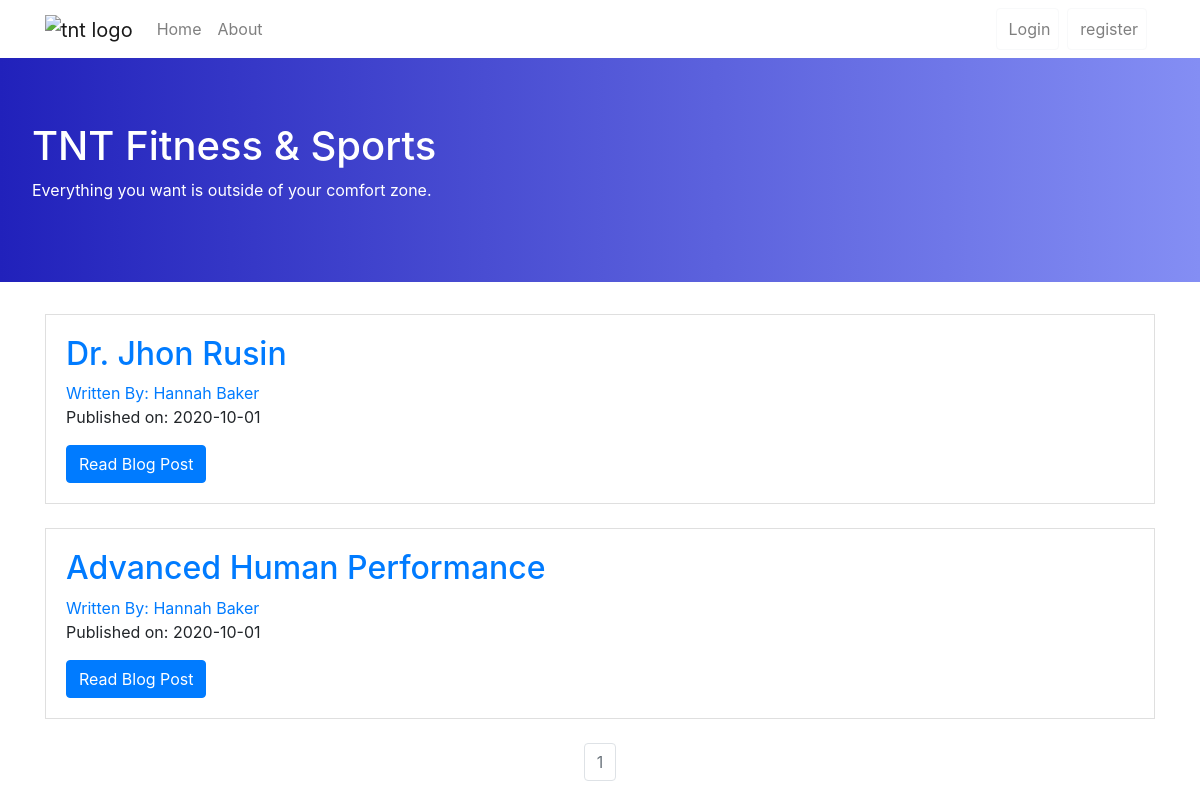
Before: / with the older database file.
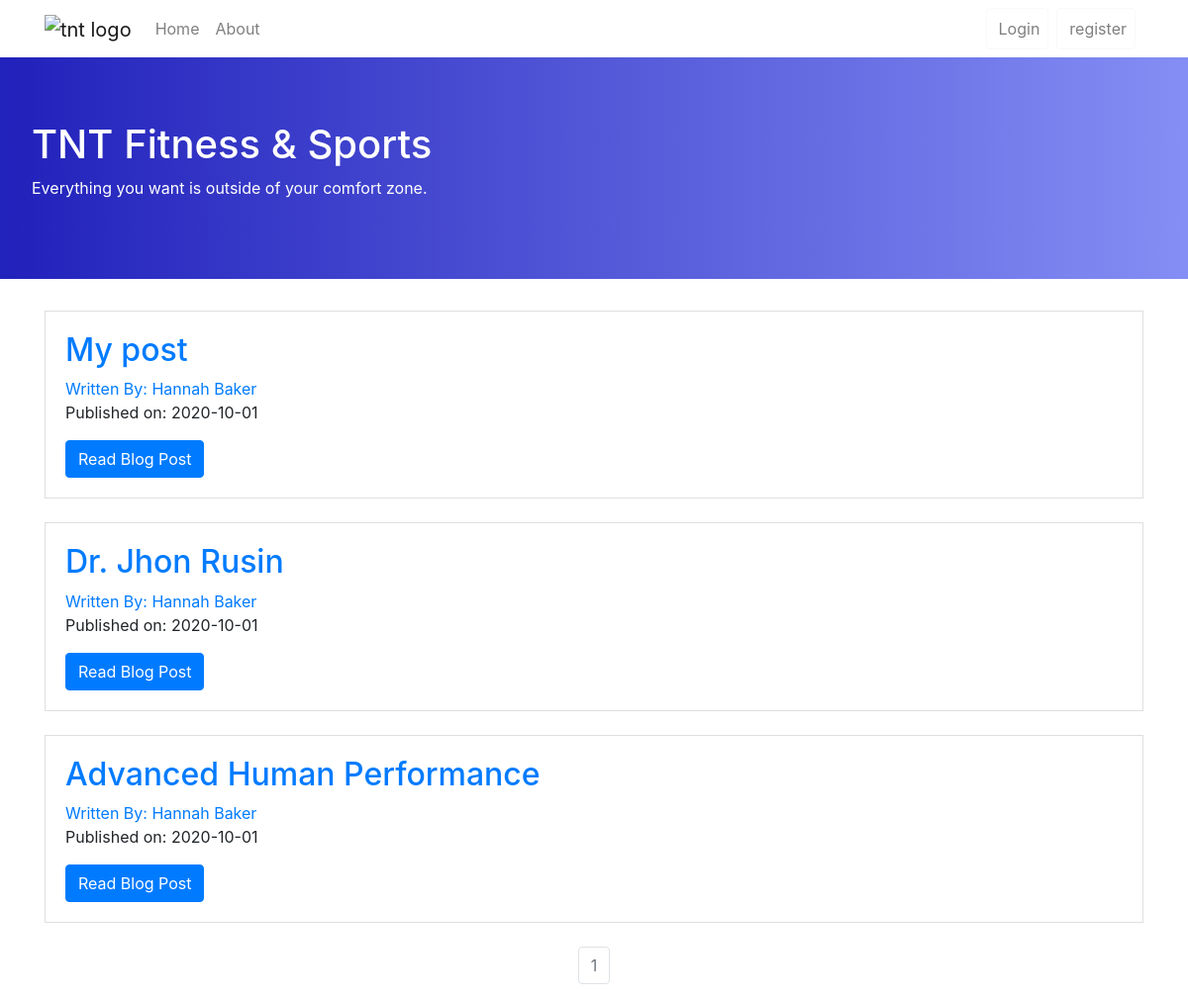
After: the same page with the newer database file.
### tntblog/models.py (models this page shows, shortened)
class BlogPost(db.Model):
    users = db.relationship(User)
    id = db.Column(db.Integer,primary_key=True)
    user_id = db.Column(db.Integer,db.ForeignKey('users.id'),nullable = False)
    date = db.Column(db.DateTime,nullable=False,default=datetime.utcnow)
    title = db.Column(db.String(144),nullable=False)
    text = db.Column(db.Text,nullable=False)

class User(db.Model,UserMixin):
    __tablename__ = 'users'
    id = db.Column(db.Integer,primary_key=True)
    profile_image = db.Column(db.String(64),nullable=False,default='default_profile.png')
    email = db.Column(db.String(64),unique=True,index=True)
    username = db.Column(db.String(64),unique=True,index=True)
    password_hash = db.Column(db.String(128))
    posts = db.relationship('BlogPost',backref='author',lazy=True)

### tntblog/core/views.py (the view)
@core.route('/')
def index():
    page = request.args.get('page',1,type=int)
    blog_posts = BlogPost.query.order_by(BlogPost.date.desc()).paginate(page=page,per_page=10)
    return render_template('index.html',blog_posts=blog_posts)

### tntblog/templates/index.html
{% extends 'base.html' %}
{% block content %}
    <div class="jumbotron" style="border-radius: 0%;background: rgb(99,99,101);
    background: linear-gradient(90deg, rgba(99,99,101,1) 0%, rgba(30,232,233,1) 0%, rgba(18,77,249,1) 0%, rgba(2,0,36,1) 0%, rgba(9,16,125,1) 0%, rgba(33,33,187,1) 0%, rgba(132,142,244,1) 100%);color: white;">
        <h1>TNT Fitness & Sports</h1>
        <p>Everything you want is outside of your comfort zone.</p>
    </div>
    <div class="container">
        {% for post in blog_posts.items %}
            <div class="card" style="border-radius: 0%;">
                <div class="card-body" >
                    <h2><a class="card-title" href="  {{ url_for('blog_posts.blog_post', blog_post_id=post.id) }}">{{ post.title }}</a></h2>
                    <a href="{{ url_for('users.user_posts', username=post.author.username) }}">Written By: {{ post.author.username }}</a>
                    <p>Published on: {{post.date.strftime('%Y-%m-%d')}}</p>
                    <a href="{{ url_for('blog_posts.blog_post', blog_post_id=post.id) }}" class="btn btn-primary">Read Blog Post</a>
                </div>
            </div>
            <br>
        {% endfor %}
    </div>
    <nav aria-label="Page navigation example">
        <ul class="pagination justify-content-center">
            {% for page_num in blog_posts.iter_pages(left_edge=1,right_edge=1,left_current=1,right_current=1)  %}
                {% if blog_posts.page == page_num %}
                    <li class="page-item disabled">
                        <a class="page-link" href="{{url_for('core.index',page=page_num)}}">{{page_num}}</a>
                    </li>
                {% else %}
                <li class="page-item ">
                    <a class="page-link" href="{{url_for('core.index',page=page_num)}}">{{page_num}}</a>
                </li>
                {% endif %}
            {% endfor %}
        </ul>
      </nav>
{% endblock  %}

Changed rows visible on the page:
added BlogPost: title "My post", author.username "Hannah Baker", date "2020-10-01"
